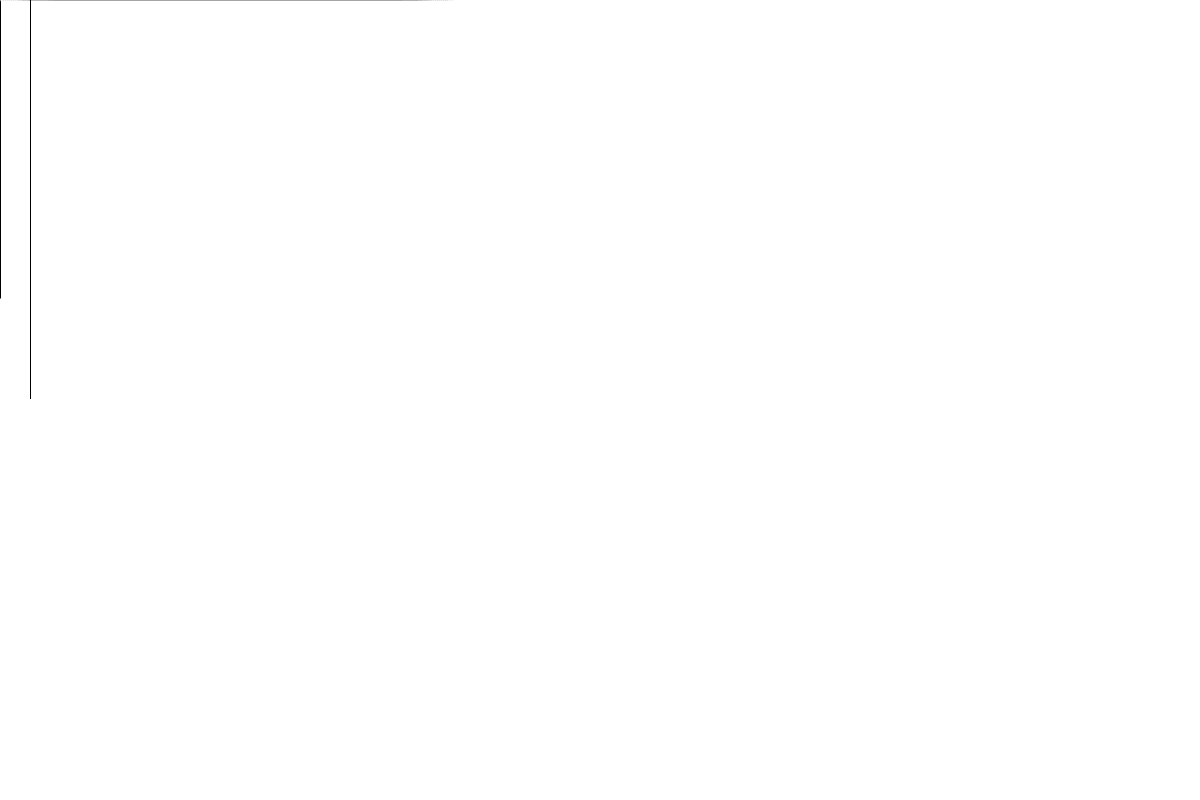
Frame 1 (no input)
Frame 60 (the mouse pressed at the canvas centre just before this capture): identical to frame 1, image omitted
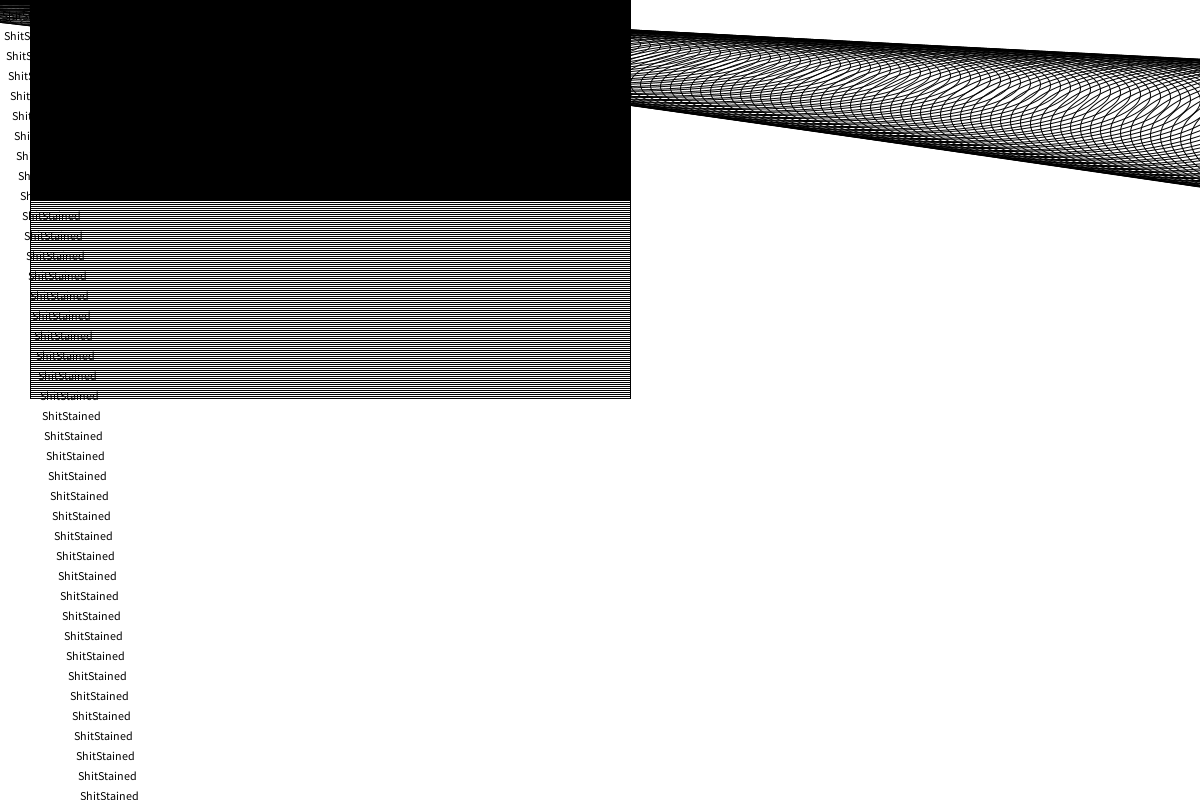
Frame 120 (the mouse held since frame 60 and released just before this capture)

The Processing sketch that drew these frames (run headless with seeded random() and noise(); from frame 60 on, the mouse is pressed at the canvas centre):

// Processing sketch: processing_116526
// ── processing_116526.pde

int[] x = new int[200];
int[] y = new int[200];

void setup(){
  size(1200,800);
  background(255);
  //noStroke();
 for(int i =0; i < 200; i ++){
   x[i] = i*4;
   y[i] = i;
}
println(x);
}

void draw() {
  background(255);
   for (int i =0 ; i < 200; i++){
     x[i] = i*(mouseX/15);
      x[i] = i*(mouseY/40);
   y[i] = i;
    noFill();
ellipse(x[i],y[i],mouseY,i);
//line(y[i],x[i],mouseY,mouseX);
rect(30,y[i],mouseX,i);
fill(0);
text("ShitStained",y[i]*2,x[i]*2);
 }
 }
